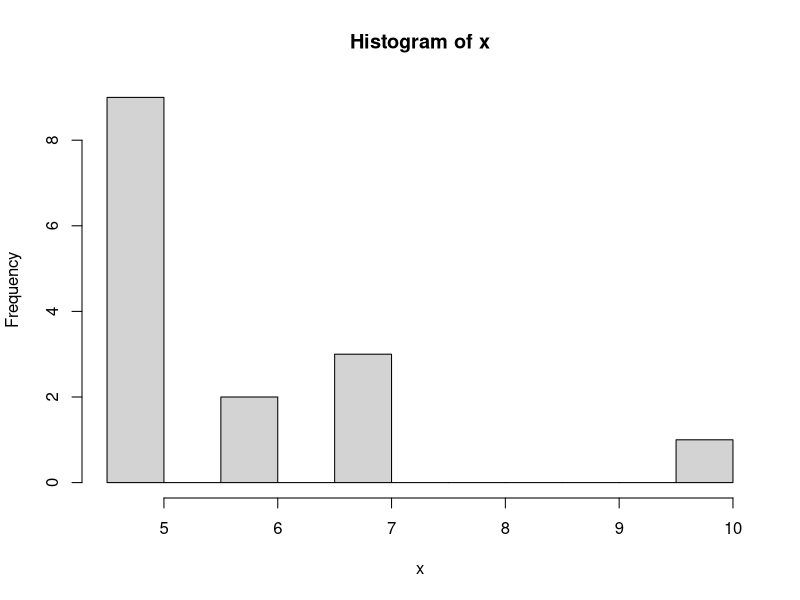
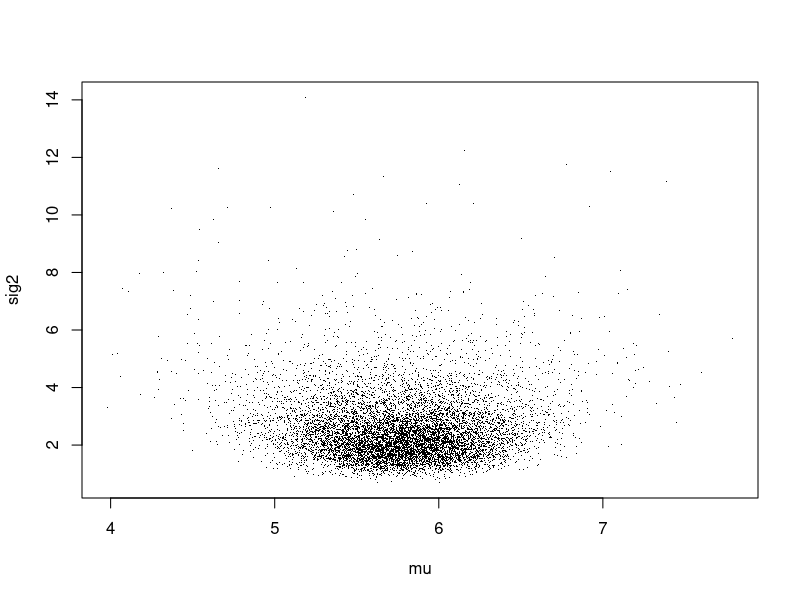

Recreate these plots in R, in order.
x <- c(7, 5, 5, 5, 6, 5, 10, 6, 4.5, 5, 5, 7, 7, 4.5, 4.5)
hist(x, breaks = 10)

n <- length(x)
xbar <- mean(x)
s2 <- var(x)

rinvgamma <- function(n, shape, scale) {
  1.0 / rgamma(n, shape = shape, rate = scale)
}

dinvgamma <- function(x, shape, scale) {
  dgamma(1.0 / x, shape = shape, rate = scale) / x^2
}

a1 <- (n-1)/2
b1 <- (n-1)*s2/2


nsim <- 10000

sig2 <- rinvgamma(nsim, a1, b1)
mu <- rnorm(nsim, xbar, sqrt(sig2/n))

cbind(mu, sig2)
plot(mu, sig2, pch = '.')

mean(mu)

# Posterior prob that the avg. time spent on HW1 > 7
mean(mu>7)
